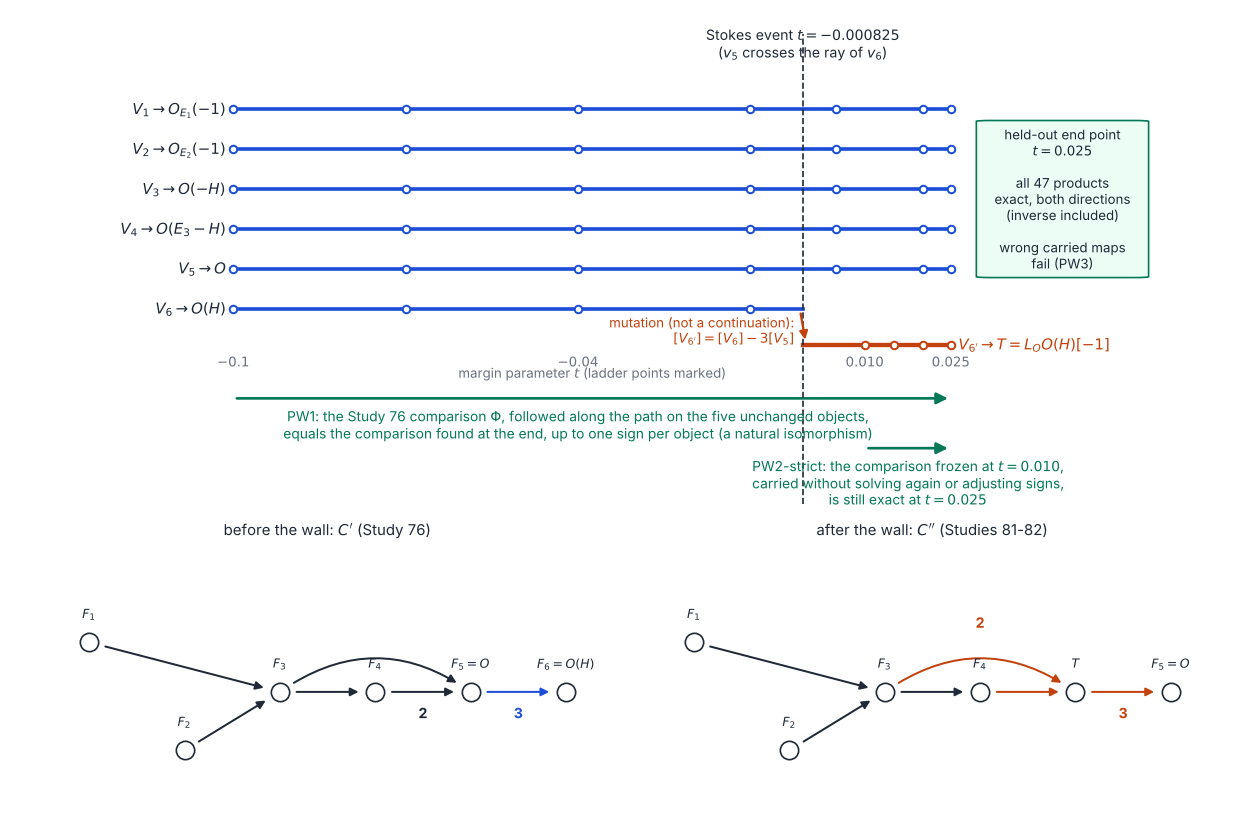

This chart was generated by the following Python code:
"""Figure for Study 82 (fig_path82b.pdf): the wall-crossing comparison along the path, as one picture.
Top: the six objects along the margin parameter t (ladder points of PW1/PW2 marked), the Stokes event, the mutation of the sixth object,
and the two carried comparisons. Bottom: the quivers (irreducible morphisms, with multiplicities) of C' before and C'' after the wall."""
import os
import numpy as np
import matplotlib; matplotlib.use("Agg")
import matplotlib.pyplot as plt
from matplotlib.patches import FancyArrowPatch, FancyBboxPatch
INK, MUTED, BLUE, ORANGE, GREEN, GRID = "#1F2937", "#6B7280", "#1D4ED8", "#C2410C", "#047857", "#E5E7EB"
HERE = os.path.dirname(os.path.abspath(__file__))
fig = plt.figure(figsize=(10.5, 7.0)); ax = fig.add_axes([0.06, 0.40, 0.90, 0.56]); qa = fig.add_axes([0.04, 0.02, 0.44, 0.33]); qb = fig.add_axes([0.52, 0.02, 0.44, 0.33])
TW = -0.000825; L1 = [-0.1, -0.07, -0.04, -0.01, 0.005, 0.02, 0.025]; L2 = [0.01, 0.015, 0.02, 0.025]
X = lambda t: (t + 0.1) / 0.125                                   # map t in [-0.1, 0.025] to [0, 1]
names = ["$V_1 \\to O_{E_1}(-1)$", "$V_2 \\to O_{E_2}(-1)$", "$V_3 \\to O(-H)$", "$V_4 \\to O(E_3-H)$", "$V_5 \\to O$", "$V_6 \\to O(H)$"]
ys = [5, 4, 3, 2, 1, 0]
for k in range(5):
    ax.plot([X(-0.1), X(0.025)], [ys[k], ys[k]], color=BLUE, lw=2.2, solid_capstyle="round"); ax.text(X(-0.1) - 0.01, ys[k], names[k], ha="right", va="center", fontsize=9, color=INK)
ax.plot([X(-0.1), X(TW)], [0, 0], color=BLUE, lw=2.2); ax.text(X(-0.1) - 0.01, 0, names[5], ha="right", va="center", fontsize=9, color=INK)
ax.plot([X(TW), X(0.025)], [-0.9, -0.9], color=ORANGE, lw=2.6); ax.text(X(0.025) + 0.01, -0.9, "$V_{6'} \\to T = L_{O}O(H)[-1]$", ha="left", va="center", fontsize=9, color=ORANGE)
ax.annotate("", xy=(X(TW) + 0.004, -0.86), xytext=(X(TW) - 0.004, -0.04), arrowprops=dict(arrowstyle="-|>", color=ORANGE, lw=1.4))
ax.text(X(TW) - 0.012, -0.55, "mutation (not a continuation):\n$[V_{6'}] = [V_6] - 3[V_5]$", fontsize=8, color=ORANGE, va="center", ha="right")
ax.axvline(X(TW), color=INK, lw=1, ls="--"); ax.text(X(TW), 6.3, "Stokes event $t=-0.000825$\n($v_5$ crosses the ray of $v_6$)", ha="center", fontsize=8.5, color=INK)
for t in L1:
    for k in range(5): ax.plot(X(t), ys[k], "o", ms=4.5, color="white", mec=BLUE, mew=1.2, zorder=4)
for t in (-0.1, -0.07, -0.04, -0.01): ax.plot(X(t), 0, "o", ms=4.5, color="white", mec=BLUE, mew=1.2, zorder=4)
for t in L2: ax.plot(X(t), -0.9, "o", ms=4.5, color="white", mec=ORANGE, mew=1.2, zorder=4)
# carried comparisons
ax.add_patch(FancyArrowPatch((X(-0.1), -2.25), (X(0.025), -2.25), arrowstyle="-|>", mutation_scale=14, color=GREEN, lw=1.6))
ax.text(X(-0.04), -2.5, "PW1: the Study 76 comparison $\\Phi$, followed along the path on the five unchanged objects,\nequals the comparison found at the end, up to one sign per object (a natural isomorphism)", fontsize=8.3, color=GREEN, va="top", ha="center")
ax.add_patch(FancyArrowPatch((X(0.010), -3.5), (X(0.025), -3.5), arrowstyle="-|>", mutation_scale=14, color=GREEN, lw=1.6))
ax.text(X(0.0175), -3.75, "PW2-strict: the comparison frozen at $t=0.010$,\ncarried without solving again or adjusting signs,\nis still exact at $t=0.025$", fontsize=8.3, color=GREEN, va="top", ha="center")
ax.add_patch(FancyBboxPatch((X(0.025) + 0.055, 0.8), 0.2, 3.9, boxstyle="round,pad=0.02", fc="#ECFDF5", ec=GREEN, lw=1))
ax.text(X(0.025) + 0.155, 2.75, "held-out end point\n$t = 0.025$\n\nall 47 products\nexact, both directions\n(inverse included)\n\nwrong carried maps\nfail (PW3)", ha="center", va="center", fontsize=8, color=INK)
ax.set_xlim(-0.22, 1.36); ax.set_ylim(-4.9, 6.9); ax.axis("off")
for t, lab in ((-0.1, "$-0.1$"), (-0.04, "$-0.04$"), (0.010, "$0.010$"), (0.025, "$0.025$")): ax.text(X(t), -1.45, lab, ha="center", fontsize=8, color=MUTED)
ax.text(X(-0.0375), -1.75, "margin parameter $t$ (ladder points marked)", ha="center", fontsize=8, color=MUTED)
# quivers
def quiver(a, labels, arrows, title):
    xs = np.linspace(0.07, 0.93, 6); yv = [0.62, 0.25, 0.45, 0.45, 0.45, 0.45]; P = list(zip(xs, yv))
    for (i, j, m, col) in arrows:
        (x1, y1), (x2, y2) = P[i], P[j]; rad = 0.0 if abs(j - i) == 1 or (i < 2 and j == 2) else -0.35
        a.add_patch(FancyArrowPatch((x1, y1), (x2, y2), arrowstyle="-|>", mutation_scale=10, color=col, lw=1.2, shrinkA=10, shrinkB=10, connectionstyle=f"arc3,rad={rad}"))
        if m > 1: a.text((x1 + x2) / 2, (y1 + y2) / 2 + (0.22 if rad else -0.09), f"{m}", ha="center", fontsize=8.5, color=col, fontweight="bold")
    for k, ((x, y), lab) in enumerate(zip(P, labels)):
        a.plot(x, y, "o", ms=11, mfc="white", mec=INK, mew=1, zorder=5); a.text(x, y + 0.07, lab, ha="center", va="bottom", fontsize=7.5, color=INK)
    a.set_title(title, fontsize=9, color=INK); a.set_xlim(0, 1); a.set_ylim(0, 0.95); a.axis("off")
quiver(qa, ["$F_1$", "$F_2$", "$F_3$", "$F_4$", "$F_5=O$", "$F_6=O(H)$"],
       [(0, 2, 1, INK), (1, 2, 1, INK), (2, 3, 1, INK), (2, 4, 1, INK), (3, 4, 2, INK), (4, 5, 3, BLUE)], "before the wall: $C'$ (Study 76)")
quiver(qb, ["$F_1$", "$F_2$", "$F_3$", "$F_4$", "$T$", "$F_5=O$"],
       [(0, 2, 1, INK), (1, 2, 1, INK), (2, 3, 1, INK), (2, 4, 2, ORANGE), (3, 4, 1, ORANGE), (4, 5, 3, ORANGE)], "after the wall: $C''$ (Studies 81-82)")
fig.savefig(os.path.join(HERE, "fig_path82b.pdf")); fig.savefig(os.path.join(HERE, "fig_path82b.png"), dpi=120); print("written")
